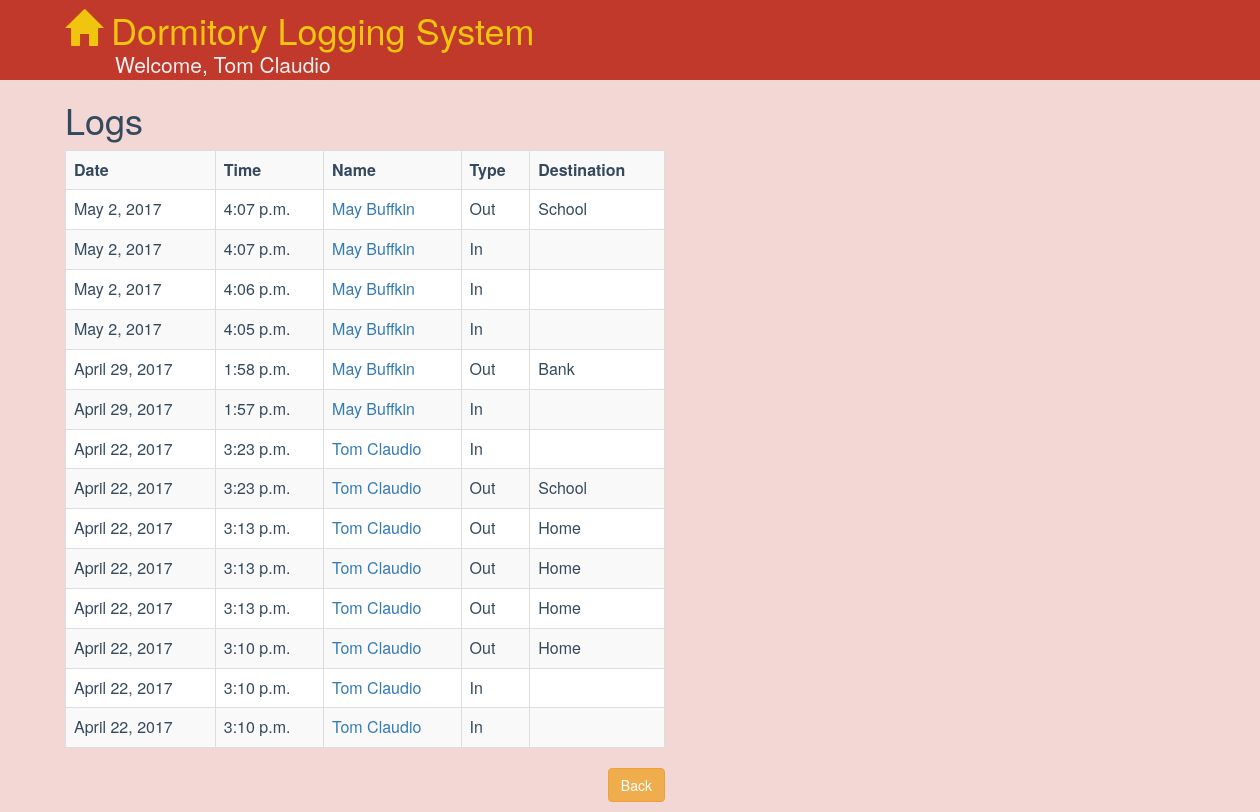
Page /logs/ (signed in) on the earlier database version.
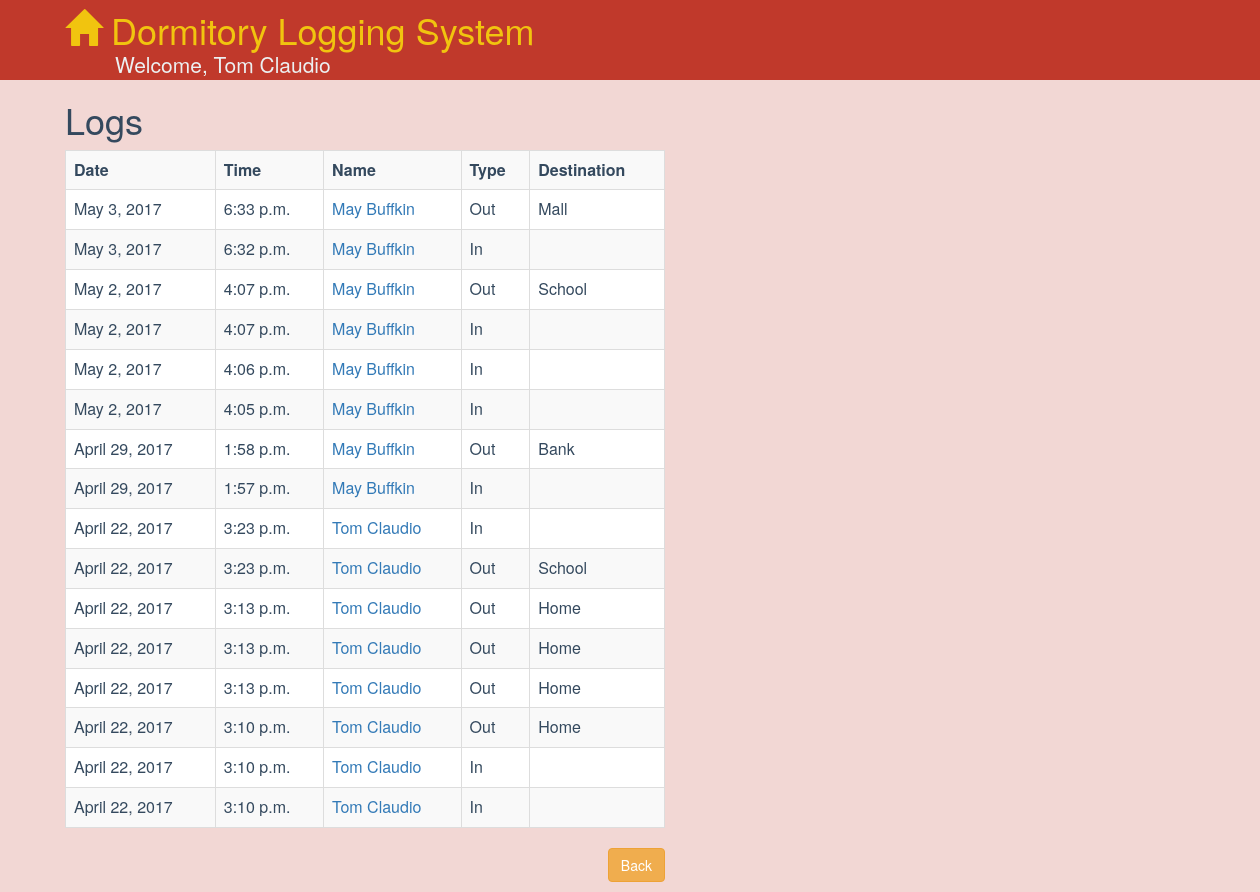
Same page on the later database version.
### dormitory/models.py (models this page shows, shortened)
class Log(models.Model):
    student = models.ForeignKey(Student)
    log_type = models.CharField(max_length=4)
    datetime = models.DateTimeField(auto_now=False)
    destination = models.CharField(max_length=120, blank=True, null=True)

class Student(models.Model):
    user = models.OneToOneField(User, on_delete=models.CASCADE)
    course = models.CharField(max_length=32)
    contact_no = models.CharField(max_length=16, verbose_name="Contact Number")
    birth_date = models.DateField(null=True, blank=True)
    mother_name = models.CharField(max_length=64)
    mother_contact = models.CharField(max_length=16, verbose_name="Contact Number")
    father_name = models.CharField(max_length=64)
    father_contact = models.CharField(max_length=16, verbose_name="Contact Number")
    guardian_name = models.CharField(max_length=64)
    guardian_contact = models.CharField(max_length=16, verbose_name="Contact Number")
    bunk = models.OneToOneField(Bunk)

### dormitory/views.py (the view)
@login_required
def logs(request):
    logs = Log.objects.order_by('-datetime')
    return render(request, 'logs.html', {'logs':logs})

### dormitory/templates/logs.html
{% extends 'base.html' %}
{% block content %}
<div class="row" style="margin-left:50px; max-width:600px">
    <h1 id="app-title">Logs</h1>
    <table  class="table table-bordered table-striped">
        <tr>
            <th>Date</th>
            <th>Time</th>
            <th>Name</th>
            <th>Type</th>
            <th>Destination</th>
        </tr>
        {% for log in logs %}
            <tr>
                <td>{{log.datetime|date:"DATE_FORMAT"}}</td>
                <td>{{log.datetime|time:"P"}}</td>
                <td><a href="{% url 'student_profile' log.student.user.username %}">{{log.student.user.first_name}} {{log.student.user.last_name}}</a></td>
                <td>{{log.log_type}}</td>
                <td>{{log.destination}}</td>
            </tr>
        {% endfor %}
    </table>
    <div class="pull-right" style="margin-bottom: 10px">
        <a class="btn btn-warning" role="button" href="{% url 'list_students' %}">Back</a>
    </div>
</div>
{% endblock %}

Differences in the rows shown:
added Log: datetime "May 3, 2017", datetime "6:33 p.m.", student.user.first_name "May", student.user.last_name "Buffkin", log_type "Out", destination "Mall"
added Log: datetime "May 3, 2017", datetime "6:32 p.m.", student.user.first_name "May", student.user.last_name "Buffkin", log_type "In"
